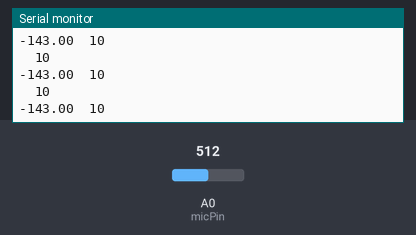
A sketch run on a simulated Arduino Uno, built with avr-gcc and run on an emulated ATmega328P. On the bench: the last lines printed to the serial monitor. The test bench sets the inputs (shaded band); at power-on: A0 (micPin) = 512.

Above: at 1.2 s.
1.3 s: A0 (micPin) set to 11
At 2.4 s:
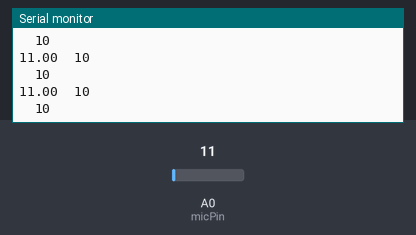
2.8 s: A0 (micPin) set to 8
At 3.4 s:
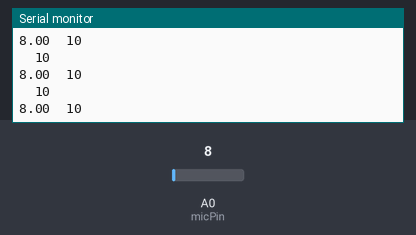
Timing chart, 0 to 5.8 s (numbered marks = the images above; inputs shaded):
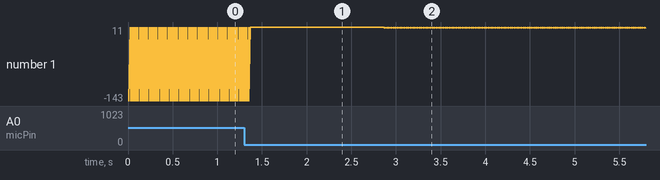

Measured:
- after the input at 1.3 s, the serial monitor: prints a new line after 0.07 s (image 1)
- after the input at 2.8 s, the serial monitor: prints a new line after 0.07 s (image 2)
- plotted number 1: 10 → 11 after the input at 1.3 s, 11 → 8 after the input at 2.8 s

The sketch:

mic_sensor.ino
```cpp
#define samp_size 100 //sample size
#define b_rate 9600 // baudrate
int micPin = A0;

int rawMic;
double averageReading;
int totalSum;
// Purely visual
const int min = 10;
const int max = 10;

void setup() {
  Serial.begin(b_rate);
}

void loop() {
  totalSum = 0; // Initialize the total sum variable to 0

  // Read the input from the microphone sample times and add the readings to the total sum
  for (int i = 0; i < samp_size; i++) {
    rawMic = analogRead(micPin);
    totalSum += rawMic;
  }

  // Calculate the average reading by dividing the total sum by 10
  averageReading = totalSum / samp_size;
  extremePrint(averageReading);

}

void extremePrint(double value) {
  // print out the value you read:
  Serial.print(value);
  Serial.print("\t");
  Serial.println(min);
  Serial.print("\t");
  Serial.println(max);
}
```
